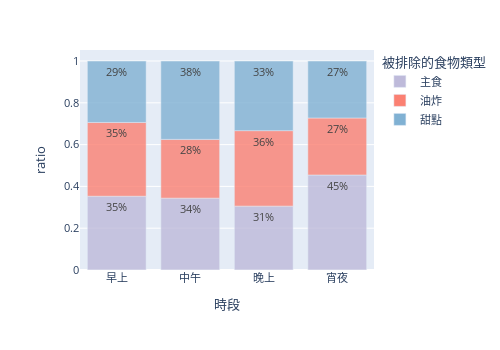

The notebook cell saved with this chart:
### Code cell
Demo4 = pd.read_excel('Demo .xlsx',sheet_name = "工作表4")
df4=pd.melt(pd.crosstab(Demo4['被排除的食物類型'], Demo4['時段'], dropna=False).reset_index().fillna(0), id_vars=["被排除的食物類型"],var_name='時段', value_name="Value")
df4=pd.merge(df4,df4.groupby(['時段'])['Value'].apply(np.sum).to_frame("total_count").reset_index())
df4['ratio'] = df4.Value/df4.total_count
df4['ratio_name'] =round(df4['ratio'],2)
colors=sns.color_palette("Set3", 20).as_hex()[-6:]
fig7 = px.bar(df4, x="時段", y="ratio", color="被排除的食物類型", text="ratio_name", color_discrete_sequence=colors,category_orders={"時段": ["早上", "中午", "晚上", "宵夜"]},opacity =0.8,text_auto='.0%')
fig7.update_layout(font_size=11,width=500,height=350, margin=dict(t=50)) #, margin=dict(t=210,l=90,b=20,r=30)

#title_text="<b>Recommend System</b><br>Stack Bar Chart",  , margin=dict(t=150,l=10,b=50,r=15)
fig7.show()

### Figure 1 — Plotly figure (JSON) as saved in the notebook; plotly's stock layout.template omitted (floating-point values rounded to 4 significant figures)
{"data": [{"alignmentgroup": "True", "hovertemplate": "被排除的食物類型=主食<br>時段=%{x}<br>ratio=%{y}<br>ratio_name=%{text}<extra></extra>", "legendgroup": "主食", "marker": {"color": "#bebada", "opacity": 0.8, "pattern": {"shape": ""}}, "name": "主食", "offsetgroup": "主食", "orientation": "v", "showlegend": true, "text": [0.34, 0.45, 0.35, 0.31], "textposition": "auto", "texttemplate": "%{y:.0%}", "type": "bar", "x": ["中午", "宵夜", "早上", "晚上"], "xaxis": "x", "y": [0.3438, 0.4545, 0.3529, 0.3056], "yaxis": "y"}, {"alignmentgroup": "True", "hovertemplate": "被排除的食物類型=油炸<br>時段=%{x}<br>ratio=%{y}<br>ratio_name=%{text}<extra></extra>", "legendgroup": "油炸", "marker": {"color": "#fb8072", "opacity": 0.8, "pattern": {"shape": ""}}, "name": "油炸", "offsetgroup": "油炸", "orientation": "v", "showlegend": true, "text": [0.28, 0.27, 0.35, 0.36], "textposition": "auto", "texttemplate": "%{y:.0%}", "type": "bar", "x": ["中午", "宵夜", "早上", "晚上"], "xaxis": "x", "y": [0.2812, 0.2727, 0.3529, 0.3611], "yaxis": "y"}, {"alignmentgroup": "True", "hovertemplate": "被排除的食物類型=甜點<br>時段=%{x}<br>ratio=%{y}<br>ratio_name=%{text}<extra></extra>", "legendgroup": "甜點", "marker": {"color": "#80b1d3", "opacity": 0.8, "pattern": {"shape": ""}}, "name": "甜點", "offsetgroup": "甜點", "orientation": "v", "showlegend": true, "text": [0.38, 0.27, 0.29, 0.33], "textposition": "auto", "texttemplate": "%{y:.0%}", "type": "bar", "x": ["中午", "宵夜", "早上", "晚上"], "xaxis": "x", "y": [0.375, 0.2727, 0.2941, 0.3333], "yaxis": "y"}], "layout": {"barmode": "relative", "font": {"size": 11}, "height": 350, "legend": {"title": {"text": "被排除的食物類型"}, "tracegroupgap": 0}, "margin": {"t": 50}, "width": 500, "xaxis": {"anchor": "y", "categoryarray": ["早上", "中午", "晚上", "宵夜"], "categoryorder": "array", "domain": [0, 1], "title": {"text": "時段"}}, "yaxis": {"anchor": "x", "domain": [0, 1], "title": {"text": "ratio"}}}}
